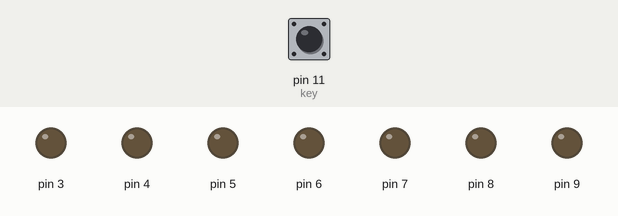
Bench run of a sketch on a simulated Arduino Uno, built with avr-gcc and run on an emulated ATmega328P. Parts: output pins drawn as LEDs (lit = HIGH). Inputs (shaded band) come from the test bench; at power-on: pin 11 (key) HIGH. Random numbers use the default seed unless the sketch sets one.

Above: at 1.2 s.
1.3 s: pin 11 (key) pulsed LOW 5 times (0.12 s each, 0.3 s apart)
At 3.2 s:
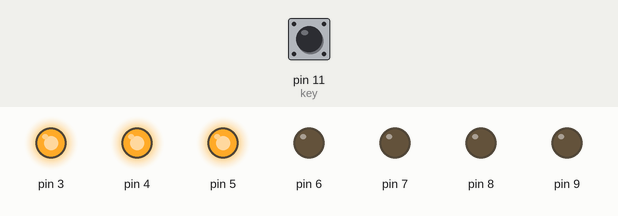
4.3 s: pin 11 (key) pulled LOW for 0.15 s
At 5.5 s:
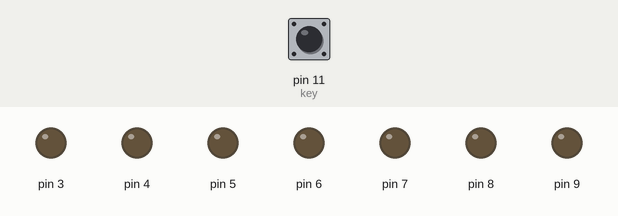
5.9 s: pin 11 (key) pulsed LOW 5 times (0.12 s each, 0.3 s apart)
At 7.9 s:
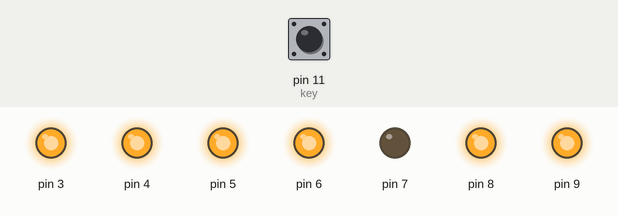
8.9 s: pin 11 (key) pulled LOW for 1 s
At 9.2 s:
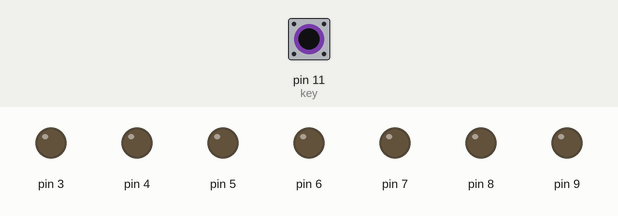
Timing chart, 0 to 11.9 s (numbered marks = the images above; inputs shaded):
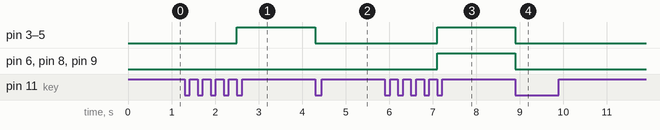

The sketch:

6.switch_randommath.ino
```cpp
//按钮控制随机数生成器

//******************************逻辑******************************//
  /*格式与先前的部分一致，     先前的：开关函数→模式函数→工作函数       现在的，开关函数→模式函数→状态判断函数(工作函数)
  /*不同的是：工作层外需要套套一层缓冲函数：状态变化函数，需要给清屏函数和随机数生成函数划分millis（）时间区域
  /*划分区域，通过switch函数以及状态循环来实现
  */

//******************************全局部分******************************//
int pin;
int num;
int i;
int key=11;

int state;
int laststate=1;
bool automode=0;

unsigned long nowtime=0;
unsigned long lasttime=0;
int nowstate=0;


//******************************初始化******************************//
void setup()
{
  for(pin=3;pin<=9;pin++)
  {
    pinMode(pin,OUTPUT);
  }

  pinMode(key,INPUT_PULLUP);
}

//******************************内层函数******************************//

  /*按钮切换函数*/
void switchkey()
{
  state=digitalRead(key);
  if(state==0 && laststate==1)
  {
    automode=!automode;
    laststate=state;
    autoswitch();
  }

  if(state==1 && laststate==0)
  {
    laststate=1;
  }
}

  /*模式切换函数*/
void autoswitch()
{
  if(automode==0)
  {
   mie();
  }
  else
  {
    mathswitch();
  }
}

  /*状态变化函数*/
void mathswitch()
{
  switch(nowstate)
  {
    case 0:
    nowtime=millis();
    if(nowtime-lasttime>=500)
    {
      mie();
      nowstate=1;
      lasttime=nowtime;
    }
    break;

    case 1:
    nowtime=millis();
    if(nowtime-lasttime>=1000)
    {
      randommath();
      nowstate=0;
      lasttime=nowtime;
    }
    break;

  }
}

  /*随机数函数*/
void randommath()
{
  mie();
 num=random(0,10);
 switch(num)
 {
    case 1:
    digitalWrite(4,HIGH);
    digitalWrite(5,HIGH);
    break;

    case 2:
    digitalWrite(3,HIGH);
    digitalWrite(4,HIGH);
    digitalWrite(9,HIGH);
    digitalWrite(7,HIGH);
    digitalWrite(6,HIGH);
    break;

    case  3:
    digitalWrite(3,HIGH);
    digitalWrite(4,HIGH);
    digitalWrite(9,HIGH);
    digitalWrite(5,HIGH);
    digitalWrite(6,HIGH);
    break;

    case 4:
    digitalWrite(8,HIGH);
    digitalWrite(9,HIGH);
    digitalWrite(4,HIGH);
    digitalWrite(5,HIGH);
    break;

    case 5:
    digitalWrite(3,HIGH);
    digitalWrite(8,HIGH);
    digitalWrite(9,HIGH);
    digitalWrite(5,HIGH);
    digitalWrite(6,HIGH);
    break;

    case 6:
    digitalWrite(3,HIGH);
    digitalWrite(8,HIGH);
    digitalWrite(7,HIGH);
    digitalWrite(6,HIGH);
    digitalWrite(5,HIGH);
    digitalWrite(9,HIGH);
    break;

    case 7:
    digitalWrite(3,HIGH);
    digitalWrite(4,HIGH);
    digitalWrite(5,HIGH);
    break;

    case 8:
    digitalWrite(3,HIGH);
    digitalWrite(4,HIGH);
    digitalWrite(5,HIGH);
    digitalWrite(6,HIGH);
    digitalWrite(7,HIGH);
    digitalWrite(8,HIGH);
    digitalWrite(9,HIGH);
    break;

    case 9:
    digitalWrite(3,HIGH);
    digitalWrite(4,HIGH);
    digitalWrite(5,HIGH);
    digitalWrite(6,HIGH);
    digitalWrite(8,HIGH);
    digitalWrite(9,HIGH);
    break;

    default:
    digitalWrite(3,HIGH);
    digitalWrite(4,HIGH);
    digitalWrite(5,HIGH);
    digitalWrite(6,HIGH);
    digitalWrite(7,HIGH);
    digitalWrite(8,HIGH);
 }
}

  /*灭屏函数*/
void mie()
{
  for(i=3;i<=9;i++)
  {
    digitalWrite(i,LOW);
  }
}

//******************************主函数******************************//
void loop()
{
 switchkey();
}
```

Measured:
- after the input at 1.3 s, pin 3–5: LOW → HIGH after 1.2 s
- after the input at 4.3 s, pin 3–5: HIGH → LOW at once
- after the input at 5.9 s, pin 3–6, pin 8, pin 9: LOW → HIGH after 1.2 s
- after the input at 8.9 s, pin 3–6, pin 8, pin 9: HIGH → LOW at once
